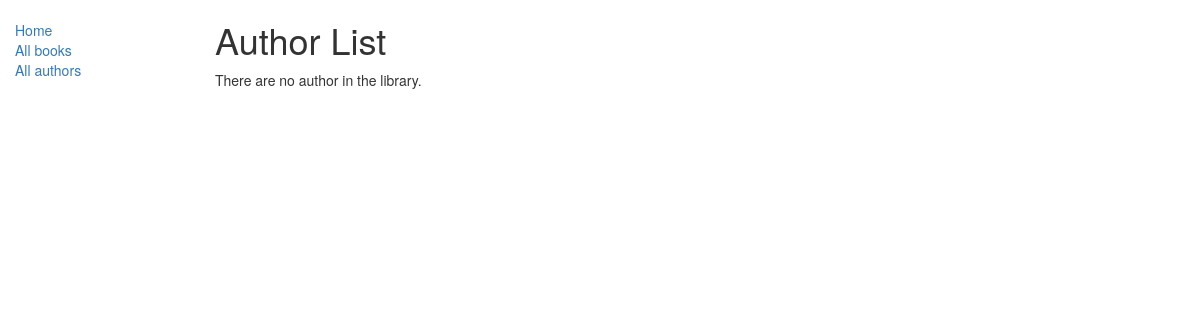
The app's page /catalog/authors/, older data.
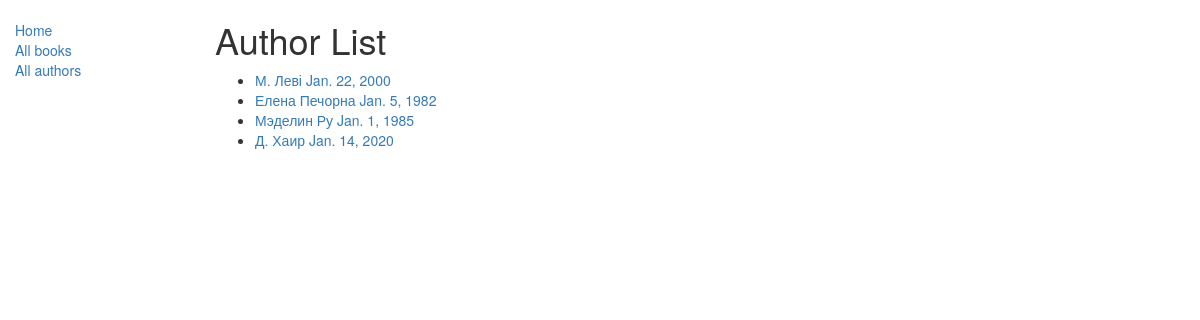
The same page, newer data.
### catalog/models.py (models this page shows, shortened)
class Author(models.Model):
    first_name = models.CharField(max_length=100)
    last_name = models.CharField(max_length=100)
    date_of_birth = models.DateField(null=True, blank=True)
    date_of_death = models.DateField('Died', null=True, blank=True)
    def get_absolute_url(self):
        return reverse('author-detail', args=[str(self.id)])
    class Meta:
        ordering = ['last_name']

### catalog/views.py (the view)
class AuthorListView(generic.ListView):
    model = Author
    paginate_by = 10

### catalog/templates/catalog/author_list.html
{% extends "base_generic.html" %}
{% block content %}
    <h1>Author List</h1>
    {% if author_list %}
    <ul>
      {% for author in author_list %}
      <li>
        <a href="{{ author.get_absolute_url }}">{{ author.first_name }} {{author.last_name}} {{author.date_of_birth}}</a>
      </li>
      {% endfor %}
    </ul>
    {% else %}
      <p>There are no author in the library.</p>
    {% endif %}
{% endblock %}

Row changes from the older to the newer data that the page shows:
added Author: first_name "М.", last_name "Леві", date_of_birth "Jan. 22, 2000"
added Author: first_name "Елена", last_name "Печорна", date_of_birth "Jan. 5, 1982"
added Author: first_name "Мэделин", last_name "Ру", date_of_birth "Jan. 1, 1985"
added Author: first_name "Д.", last_name "Хаир", date_of_birth "Jan. 14, 2020"
Text that changed along with them:
text no longer shown: "There are no author in the library."
